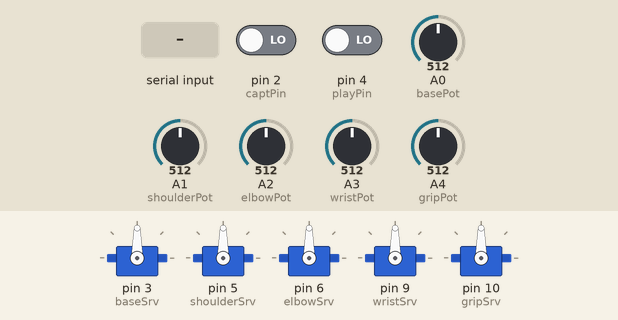
This sketch was run on a simulated Arduino Uno, built with avr-gcc and run on an emulated ATmega328P. Shown: 5 × servo. The inputs (shaded band) are chosen by the test bench; at power-on: A1 (shoulderPot) = 512, pin 2 (captPin) LOW, pin 4 (playPin) LOW, A0 (basePot) = 512, A2 (elbowPot) = 512, A3 (wristPot) = 512, A4 (gripPot) = 512. What the sketch prints to the serial monitor is not drawn.

Above: at 1.2 s.
1.3 s: "90,45,200W" received over Serial
At 1.7 s:
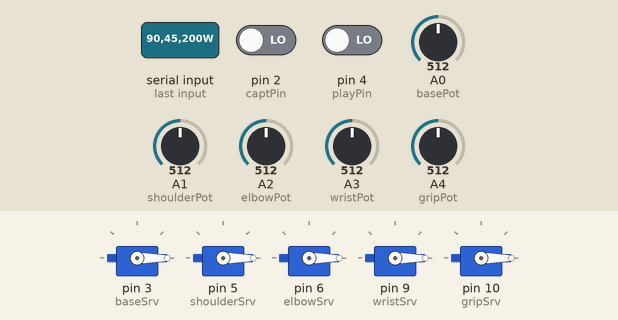
2.8 s: A1 (shoulderPot) set to 108
5.8 s: A1 (shoulderPot) set to 89
Timing chart, 0 to 8.8 s (numbered marks = the images above; inputs shaded):
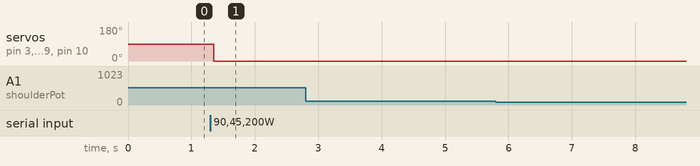

Measured:
- after the input at 1.3 s, servo on pin 3 (baseSrv), servo on pin 5 (shoulderSrv), servo on pin 6 (elbowSrv), servo on pin 9 (wristSrv), servo on pin 10 (gripSrv): 90° → 0° after 0.05 s

The sketch:

botctl.ino
```cpp
// botctl - simple robot arm control
#include <Servo.h>

Servo baseSrv;  // Base Servo - Digital I/O 3
Servo shoulderSrv;  // Shoulder Servo - Digital I/O 5
Servo elbowSrv;  // Elbow Servo - Digital I/O 6
Servo wristSrv;  // Wrist Servo - Digital I/O 9
Servo gripSrv;  // Grip Servo - Digital I/O 10

int basePot = 0;  // Base Joystick (potentiometer) - Analog I/O 0
int shoulderPot = 1;  // Shoulder Joystick (potentiometer) - Analog I/O 1
int elbowPot = 2;  // Elbow Joystick (potentiometer) - Analog I/O 2
int wristPot = 3;  // Wrist Joystick (potentiometer) - Analog I/O 3
int gripPot = 4;  // Grip Dial (potentiometer) - Analog I/O 4

int captPin = 2;  // capture button - Digital I/O 2
int playPin = 4;  // playback button - Digital I/O 4

void printPositions(void);
void centerServos(void);
void writeServos(void);

void setup() {
  Serial.begin(115200);
  Serial.setTimeout(10);  // Timeout waiting for input after 10 milliseconds

  baseSrv.attach(3);
  shoulderSrv.attach(5);
  elbowSrv.attach(6);
  wristSrv.attach(9);
  gripSrv.attach(10);
  pinMode(captPin, INPUT);
  pinMode(playPin, INPUT);

  centerServos();

  while (!Serial);  // Wait for serial port to connect
}

void loop() {
  printPositions();
  if (Serial.available() > 0) {
    writeServos();
  }
}

void printPositions(void) {
  int basePos = analogRead(basePot);  // Base Joystick Position
  int shoulderPos = analogRead(shoulderPot);  // Shoulder Joystick Position
  int elbowPos = analogRead(elbowPot);  // Elbow Joystick Position
  int wristPos = analogRead(wristPot);  // Wrist Joystick Position
  int gripPos = analogRead(gripPot);  // Grip Joystick Position
  int captVal = digitalRead(captPin);  // Capture Button Value (HIGH / LOW)
  int playVal = digitalRead(playPin);  // Playback Button Value (HIGH / LOW)

  Serial.print('R');
  Serial.print(basePos); Serial.print(',');
  Serial.print(shoulderPos); Serial.print(',');
  Serial.print(elbowPos); Serial.print(',');
  Serial.print(wristPos); Serial.print(',');
  Serial.print(gripPos); Serial.print(',');
  Serial.print(captVal); Serial.print(',');
  Serial.print(playVal); Serial.print('\n');
  Serial.flush();
}

void writeServos(void) {
  Serial.readStringUntil('W');
  int baseCmd = Serial.parseInt();  Serial.read();  // Skip comma
  int shoulderCmd = Serial.parseInt();  Serial.read();  // Skip comma
  int elbowCmd = Serial.parseInt();  Serial.read();  // Skip comma
  int wristCmd = Serial.parseInt();  Serial.read();  // Skip comma
  int gripCmd = Serial.parseInt();  Serial.read();  // Skip newline

  baseCmd = constrain(baseCmd, 0, 180);
  shoulderCmd = constrain(shoulderCmd, 0, 180);
  elbowCmd = constrain(elbowCmd, 0, 180);
  wristCmd = constrain(wristCmd, 0, 180);
  gripCmd = constrain(gripCmd, 0, 180);

  baseSrv.write(baseCmd);
  shoulderSrv.write(shoulderCmd);
  elbowSrv.write(elbowCmd);
  wristSrv.write(wristCmd);
  gripSrv.write(gripCmd);

  Serial.print('E');
  Serial.print(baseCmd); Serial.print(',');
  Serial.print(shoulderCmd); Serial.print(',');
  Serial.print(elbowCmd); Serial.print(',');
  Serial.print(wristCmd); Serial.print(',');
  Serial.print(gripCmd); Serial.print('\n');
  Serial.flush();
}

void centerServos(void) {
  baseSrv.write(90);
  shoulderSrv.write(90);
  elbowSrv.write(90);
  wristSrv.write(90);
  gripSrv.write(90);
}
```
